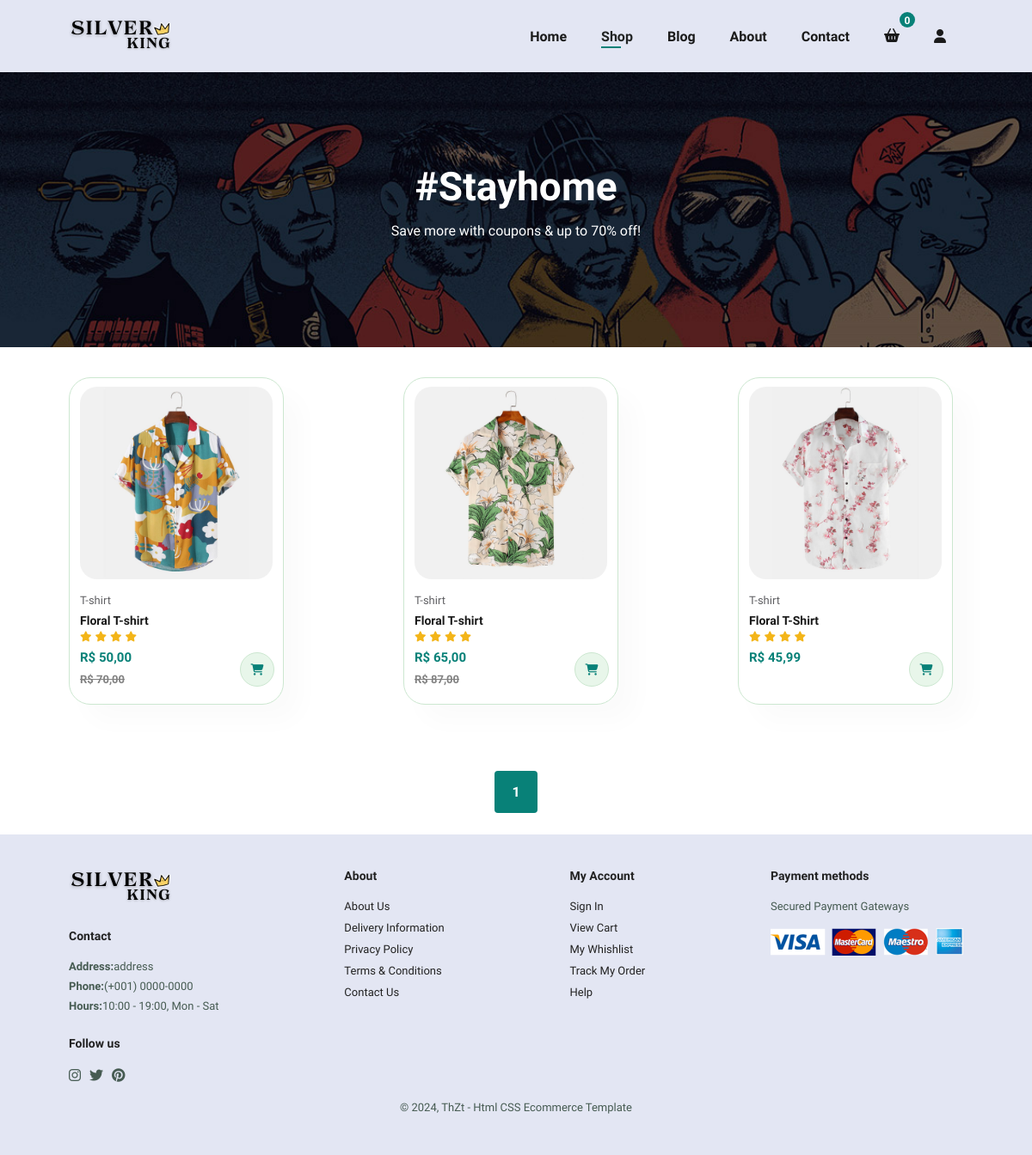
The app's page /shop/ with its own data.
### core/models.py (models this page shows, shortened)
class Product(models.Model):
    pid = ShortUUIDField(unique=True, length=10, max_length=20, prefix="cat", alphabet="abcdefghi1234")
    user = models.ForeignKey(User, on_delete=models.SET_NULL, null=True)
    category = models.ForeignKey(Category, on_delete=models.SET_NULL, null=True)
    vendor = models.ForeignKey(Vendor, on_delete=models.SET_NULL, null=True)
    title = models.CharField(max_length=100, default="Fresh Pear")
    image = models.ImageField(upload_to=user_directory_path, default="product.jpg")
    description = models.TextField(null=True, blank=True, default="this is the product")
    price = models.DecimalField(max_digits=10, decimal_places=2, default="1.99")
    old_price = models.DecimalField(max_digits=10, decimal_places=2, default="2.99", null=True, blank=True)
    freight = models.DecimalField(max_digits=10, decimal_places=2, null=False, blank=False)
    specifications = models.TextField(null=True, blank=True)
    product_status = models.CharField(max_length=10, choices=STATUS, default="in review")
    status = models.BooleanField(default=True)
    in_stock = models.BooleanField(default=True)
    featured = models.BooleanField(default=False)
    new = models.BooleanField(default=False)
    digital = models.BooleanField(default=False)
    sku = ShortUUIDField(unique=True, length=4, max_length=10, prefix="sku", alphabet="abcdefghi1234")
    date = models.DateField(auto_now_add=True)
    updated = models.DateTimeField(null=True, blank=True)
    class Meta:
        verbose_name_plural = "Products"

class Category(models.Model):
    cid = ShortUUIDField(unique=True, length=10, max_length=20, prefix="cat", alphabet="abcdefghi1234")
    title = models.CharField(max_length=100, default="Jewelery")
    image = models.ImageField(upload_to=user_directory_path, default="category.jpg")
    class Meta:
        verbose_name_plural = "Categories"
    def __str__(self):
        return self.title

### core/views.py (the view)
# urls.py: path("shop/", views.ShopView.as_view(), name="shop"),
class ShopView(ListView):
    model = Product
    template_name = 'shop/index.html'
    paginate_by = 12

### templates/shop/index.html (shortened to what this page needs)
{% extends 'base.html' %}
{% load static %}
{% block opc_navbar %}
  <li><a href="{% url "core:home" %}">Home</a></li>
  <li><a class="active" href="{% url "core:shop" %}">Shop</a></li>
  <li><a href="{% url "core:blog" %}">Blog</a></li>
  <li><a href="{% url "core:about" %}">About</a></li>
  <li><a href="{% url "core:contact" %}">Contact</a></li>
  <li id="lg-bag"><span>{{ request.quantidade_itens_carrinho }}</span><a href="{% url "core:cart" %}"><i class="fa-solid fa-basket-shopping"></i></a></li>
  <li id="lg-user"><a href="{% url "userauths:signin" %}"><i class="fa-solid fa-user"></i></a></li>
{% endblock opc_navbar %}
{% block content %}
  <section id="page-header">
    <h2>#Stayhome</h2>
    <p>Save more with coupons & up to 70% off!</p>
  </section>
  <section id="product1"  class="section-p1">
    {% for product in product_list %}
      {% include "base-product.html" %}
    {% endfor %}
  </section>
  <section id="pagination" class="section-p1">
    <a href="">{{ page_obj.number }}</a>
  </section>
{% endblock content %}

### templates/base-product.html
<div class="pro">
  <img src="/media/{{ product.image }}" alt="" onclick="window.location.href='{% url "core:product" pk=product.pk %}'">
  <div class="des">
    <span>{{ product.category }}</span>
    <h5>{{ product.title }}</h5>
    <div class="star">
      <i class="fas fa-star"></i>
      <i class="fas fa-star"></i>
      <i class="fas fa-star"></i>
      <i class="fas fa-star"></i>
    </div>
    <h4>R$ {{ product.price }}</h4>
    {% if product.old_price %}
      <h4><s>R$ {{ product.old_price }}</s></h4>
    {% endif %}
  </div>
  <button class="cartSend" data-pk="{{ product.pk }}"><i class="fa-solid fa-cart-shopping"></i></button>
</div>

### static/home/css/styles.css (style rules this page uses)
* { margin: 0; padding: 0; box-sizing: border-box; font-family: 'Spartan', sans-serif; }
h2 { font-size: 46px; line-height: 54px; color: #222; }
h4 { font-size: 20px; color: #222; }
p { font-size: 16px; color: #465b52; margin: 15px 0 20px 0; }
.section-p1 { padding: 40px 80px; }
body { width: 100%; }
#navbar li { list-style: none; padding: 0 20px; position: relative; }
#navbar li a { text-decoration: none; font-size: 16px; font-weight: 600; color: #1a1a1a; transition: 0.3s ease; }
#navbar li span { display: flex; justify-content: center; align-items: center; height: 18px; width: 18px; left: 18px; background-color: #088178; padding-top: 3px; color: #fff; border-radius: 50%; font-size: 12px; font-weight: 600; position: relative; }
#lg-bag { bottom: 10px; }
#navbar li a:hover, #navbar li a.active { color: #222424; }
#navbar li a.active::after, #navbar li a:hover::after { content: ""; width: 30%; height: 2px; background: #088178; position: absolute; bottom: -4px; left: 20px; }
#product1 { text-align: center; display: flex; justify-content: space-between; flex-wrap: wrap; padding-top: 20px; }
#product1 .pro { width: 23%; min-width: 250px; padding: 10px 12px; border: 1px solid #cce7d0; border-radius: 25px; box-shadow: 20px 20px 30px rgba(0, 0, 0, 0.02); margin: 15px 0; margin-right: 12px; margin-bottom: 12px; transition: 0.2s ease; position: relative; }
#product1 .pro img { width: 100%; border-radius: 20px; cursor: pointer; }
#product1 .pro .des { text-align: start; padding: 10px 0; }
#product1 .pro .des span { color: #606063; font-size: 13px; }
#product1 .pro .des h5 { padding-top: 7px; color: #1a1a1a; font-size: 14px; }
#product1 .pro .des i { font-size: 12px; color: rgb(243, 181, 25); }
#product1 .pro .des h4 { padding-top: 7px; font-size: 15px; font-weight: 700; color: #088178; }
#product1 .pro .des h4 s { padding-top: 7px; font-size: 13px; font-weight: 700; color: #828282; }
#product1 .pro button { width: 40px; height: 40px; line-height: 40px; border-radius: 50px; background-color: #e8f6ea; font-weight: 500; color: #088178; border: 1px solid #cce7d0; position: absolute; bottom: 20px; right: 10px; }
#page-header { background-image: url(../img/banners/b4.jpg); width: 100%; height: 40vh; background-size: cover; display: flex; justify-content: center; text-align: center; flex-direction: column; padding: 14px; }
#page-header h2 { color:#fff ; }
#page-header p { color:#fff ; }
#pagination { text-align: center; }
#pagination a { text-decoration: none; background-color: #088178; padding: 15px 20px; border-radius: 4px; color: #fff; font-weight: 600; }

### records on screen
Product: image (picture), category "T-shirt", title "Floral T-shirt", price "50,00", old_price "70,00"
Product: image (picture), category "T-shirt", title "Floral T-shirt", price "65,00", old_price "87,00"
Product: image (picture), category "T-shirt", title "Floral T-Shirt", price "45,99"

### other values on screen
{{ request.quantidade_itens_carrinho }} "0"
{{ page_obj.number }} "1"
